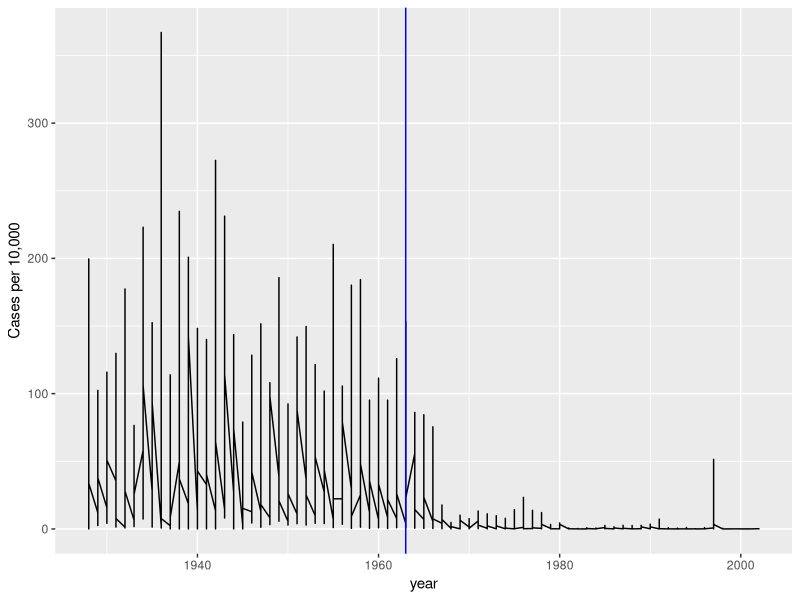
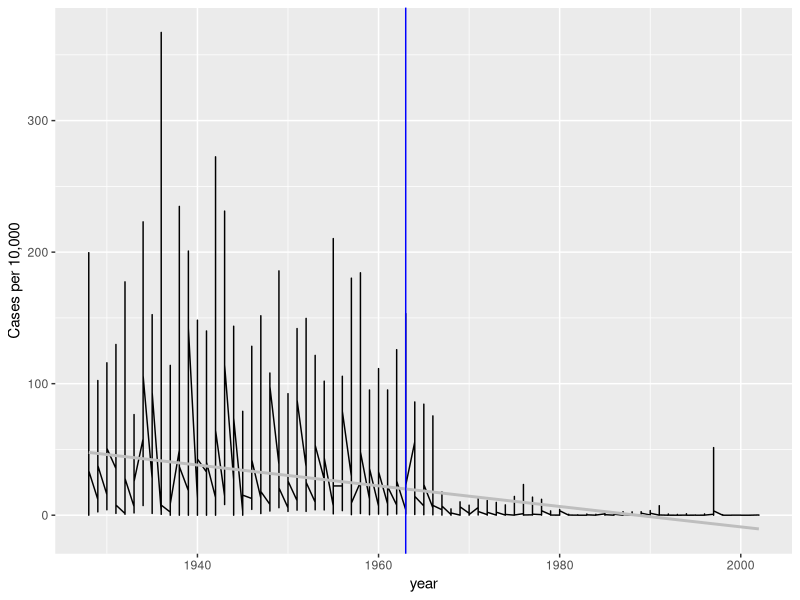
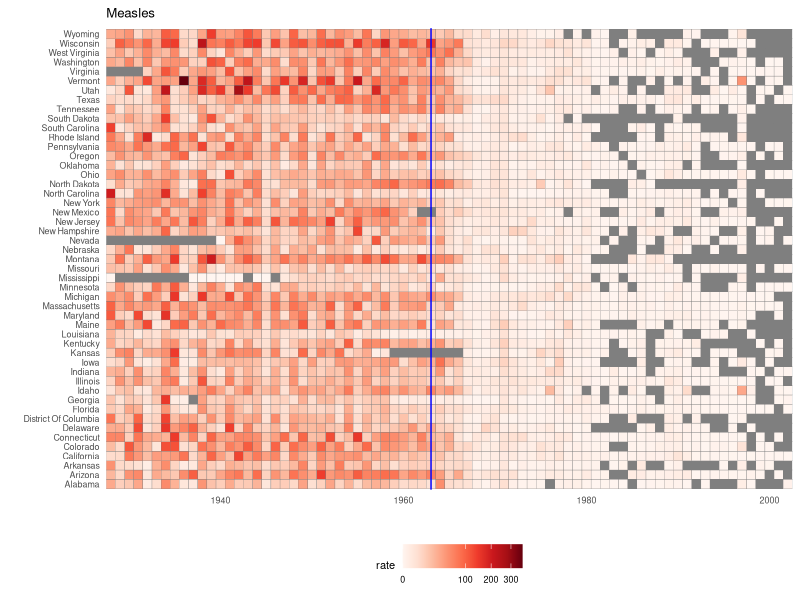

Write R code to recreate these figures, in order.
## ---- chunk 1
library(tidyverse)
library(dslabs)

# Load the us_contagious_diseases dataset
data("us_contagious_diseases")

# Check the structure and summary of the dataset
str(us_contagious_diseases)
summary(us_contagious_diseases)

#Naming Measles
the_disease <- "Measles"

#Calculate avg
avg <- us_contagious_diseases |>
  filter(!state %in% c("Hawaii","Alaska") & disease == the_disease) |>
  mutate(rate = count / population * 10000 * 52 / weeks_reporting)

print(avg)
## ---- chunk 2
library(ggplot2)

avg |> filter(!is.na(rate)) |>
  ggplot(aes(year, rate)) +
  geom_line() + 
  ylab("Cases per 10,000")  + 
  geom_vline(xintercept = 1963, col = "blue")
## ---- chunk 3
avg |> filter(!is.na(rate)) |>
  ggplot(aes(year, rate)) +
  geom_line() +
  geom_smooth(method = "lm", formula = y ~ log(x), color = "grey", se = FALSE) +
  ylab("Cases per 10,000") +
  geom_vline(xintercept = 1963, col = "blue")
## ---- chunk 4
library(RColorBrewer)
avg |> ggplot(aes(year, state, fill = rate)) +
  geom_tile(color = "grey50") +
  scale_x_continuous(expand = c(0,0)) +
  scale_fill_gradientn(colors = brewer.pal(9, "Reds"), trans = "sqrt") +
  geom_vline(xintercept = 1963, col = "blue") +
  theme_minimal() +  
  theme(panel.grid = element_blank(), 
        legend.position = "bottom", 
        text = element_text(size = 8)) +
  labs(title = the_disease, x = "", y = "")
